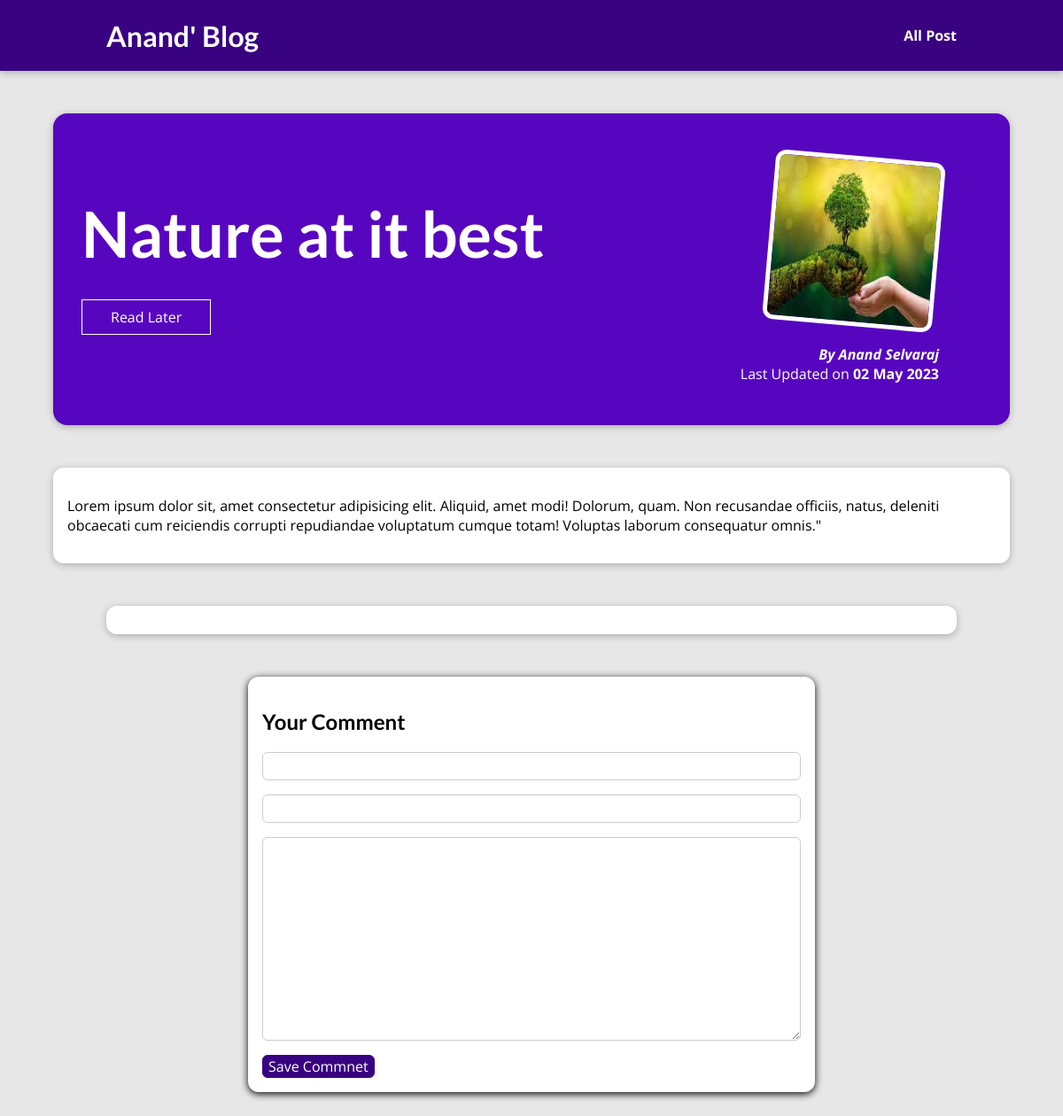
Page /posts/nature-at-it-best on the committed database.
### blog/models.py (models this page shows, shortened)
class Post(models.Model):
    title = models.CharField(max_length=150)
    excerpt = models.CharField(max_length=250)
    image = models.ImageField(upload_to="posts", null=True)
    date = models.DateField(auto_now=True)
    slug = models.SlugField(unique=True, db_index=True)
    content = models.TextField(validators=[MinLengthValidator(10)])
    author = models.ForeignKey(
        Author, on_delete=models.SET_NULL, null=True, related_name="posts")
    tags = models.ManyToManyField(Tag)

class Author(models.Model):
    first_name = models.CharField(max_length=100)
    last_name = models.CharField(max_length=100)
    email_address = models.EmailField()
    def full_name(self):
        return f"{self.first_name} {self.last_name}"
    def __str__(self):
        return self.full_name()

### blog/views.py (the view, shortened to what this page needs)
# urls.py: path("posts/<slug:slug>", views.SinglePostView.as_view(),
class SinglePostView(View):
  def get(self,request,slug):
    post = Post.objects.get(slug=slug)
    context = {
      "post": post,
      "post-tags": post.tags.all(),
      "comment_form": CommentForm(),
      "comments": post.comments.all().order_by("-id")
    }
    return render(request, "blog/post-details.html", context)

### blog/forms.py
class CommentForm(forms.ModelForm):
    class Meta:
        model = Comment
        exclude = ["post"]
        labels = {
            "user_name": "Your Name",
            "user_email": "Your Mail",
            "text": "Your Comment"
        }

### blog/templates/blog/post-details.html (shortened to what this page needs)
{% extends 'base.html' %}
{% load static %}
{% block css_files %}
    <link rel="stylesheet" href="{% static "blog/post-detail.css" %}">
{% endblock %}
{% block content %}
<section id="summary">
    <h2>{{ post.title }}</h2>
    <div id="read-later">
        <form action="{% url "read-later" %}" method="POST">
         <button>Read Later</button>
        </form>
    </div>
    <article>
        <img src="{{ post.image.url }}" alt="Post Title">
        <address>By <a href="Anand: {{post.author.email_address}}"> {{ post.author|title }} </a> </address>
        <div>
            Last Updated on <time>{{ post.date|date:"d M Y" }} </time>
        </div>
    </article>
</section>
<main>
   {{ post.content|linebreaks }}
</main>
<section id="comments">
</section>
<section id="comment-form">
<h2>Your Comment</h2>
<form action="{% url "post-detail-page" post.slug %}" method="POST">
        {% for form_field in comment_form %}
          <div class="form-control">
             {{ form_field }}
          </div>
        {% endfor %}
        <button>Save Commnet</button>
    </form>
</section>
{% endblock %}

### static/app.css (style rules this page uses)
* { box-sizing: border-box; }
html { font-family: 'Open Sans', 'Lato', sans-serif; }
body { margin: 0; }
h1, h2, h3 { font-family: 'Lato', sans-serif; font-weight: bold; }

### blog/static/blog/post-detail.css (style rules this page uses)
body { background-color: #e7e7e7; }
#summary { margin: 8rem auto 3rem auto; padding: 2rem; width: 90%; max-width: 90rem; border-radius: 16px; background-color: #5706c0; position: relative; box-shadow: 0 2px 8px rgba(0, 0, 0, 0.25); height: 22rem; }
#summary h2 { color: white; font-size: 4.5rem; margin-bottom: 0.25rem; }
#summary article { position: absolute; top: 2rem; right: 3rem; padding: 1rem 2rem; border-radius: 12px; text-align: right; color: white; }
#summary article img { width: 12rem; height: 12rem; border-radius: 12px; transform: rotateZ(5deg); border: 5px solid white; margin-bottom: 1rem; }
#summary address { font-weight: bold; }
#summary a { color: white; text-decoration: none; }
#summary time { font-weight: bold; }
#read-later { margin: 2rem 0; }
#read-later button { background-color: transparent; border: 1px solid white; padding: 0.5rem 2rem; font: inherit; color: white; cursor: pointer; }
main { width: 90%; max-width: 90rem; margin: 3rem auto; background-color: white; padding: 1rem; border-radius: 12px; box-shadow: 0 2px 8px rgba(0, 0, 0, 0.25); }
#comment-form { margin: 3rem auto; width: 90%; max-width: 40rem; border-radius: 12px; background-color: white; box-shadow: 0 2px 8px rgba(0,0,0,25); padding: 1rem; }
#comment-form button { font: inherit; background-color: #390281; color: white; border: 1px solid #390281; padding: 0.5rem, 1.5rem; border-radius: 6px; cursor: pointer; }
.form-control { margin-bottom: 1rem; }
.form-control input, .form-control textarea { display: block; width: 100%; font: inherit; padding: 0.25rem; border-radius: 6px; border: 1px solid #ccc; }
#comments { margin: 3rem auto; width: 90%; max-width: 60rem; border-radius: 12px; background-color: white; box-shadow: 0 2px 8px rgba(0, 0, 0, 0.25); padding: 1rem 2rem; }

### rows in the picture
Post: title "Nature at it best", image (picture), author "Anand Selvaraj", date "02 May 2023", content "Lorem ipsum dolor sit, amet consectetur adipisicing elit. Aliquid, amet modi! Dolorum, quam. Non recusandae officiis, natus, deleniti obcaecati cum reiciendis corrupti repudiandae voluptatum cumque totam! Voluptas laborum consequatur omnis.\""
